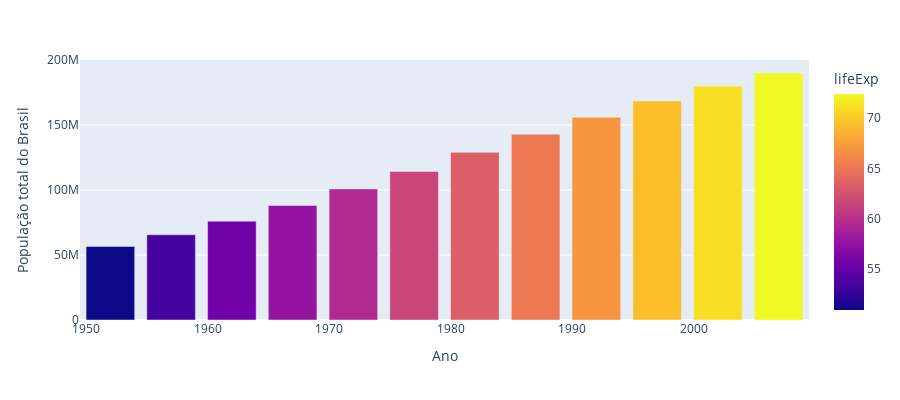

Write notebook code for a chart like this one.
### Code cell
# Gráfico de Barras com expectativa de vida no Brasil entre 1952 e 2007

fig = px.bar(data_brazil, x='year', y='pop',
             hover_data=['lifeExp', 'gdpPercap'], color='lifeExp',
             labels={'pop':'População total do Brasil', 'year': 'Ano'}, height=400)
fig.show()

### Figure 1 — Plotly figure (JSON) as saved in the notebook; plotly's stock layout.template omitted (floating-point values rounded to 4 significant figures)
{"data": [{"alignmentgroup": "True", "customdata": [[50.92, 2109.0], [53.28, 2487.0], [55.66, 3337.0], [57.63, 3430.0], [59.5, 4986.0], [61.49, 6660.0], [63.34, 7031.0], [65.2, 7807.0], [67.06, 6950.0], [69.39, 7958.0], [71.01, 8131.0], [72.39, 9066.0]], "hovertemplate": "Ano=%{x}<br>População total do Brasil=%{y}<br>lifeExp=%{marker.color}<br>gdpPercap=%{customdata[1]}<extra></extra>", "legendgroup": "", "marker": {"color": [50.92, 53.28, 55.66, 57.63, 59.5, 61.49, 63.34, 65.2, 67.06, 69.39, 71.01, 72.39], "coloraxis": "coloraxis"}, "name": "", "offsetgroup": "", "orientation": "v", "showlegend": false, "textposition": "auto", "type": "bar", "x": [1952, 1957, 1962, 1967, 1972, 1977, 1982, 1987, 1992, 1997, 2002, 2007], "xaxis": "x", "y": [56602560, 65551171, 76039390, 88049823, 100840058, 114313951, 128962939, 142938076, 155975974, 168546719, 179914212, 190010647], "yaxis": "y"}], "layout": {"barmode": "relative", "coloraxis": {"colorbar": {"title": {"text": "lifeExp"}}, "colorscale": [[0, "#0d0887"], [0.1111, "#46039f"], [0.2222, "#7201a8"], [0.3333, "#9c179e"], [0.4444, "#bd3786"], [0.5556, "#d8576b"], [0.6667, "#ed7953"], [0.7778, "#fb9f3a"], [0.8889, "#fdca26"], [1, "#f0f921"]]}, "height": 400, "legend": {"tracegroupgap": 0}, "margin": {"t": 60}, "xaxis": {"anchor": "y", "domain": [0, 1], "title": {"text": "Ano"}}, "yaxis": {"anchor": "x", "domain": [0, 1], "title": {"text": "População total do Brasil"}}}}
